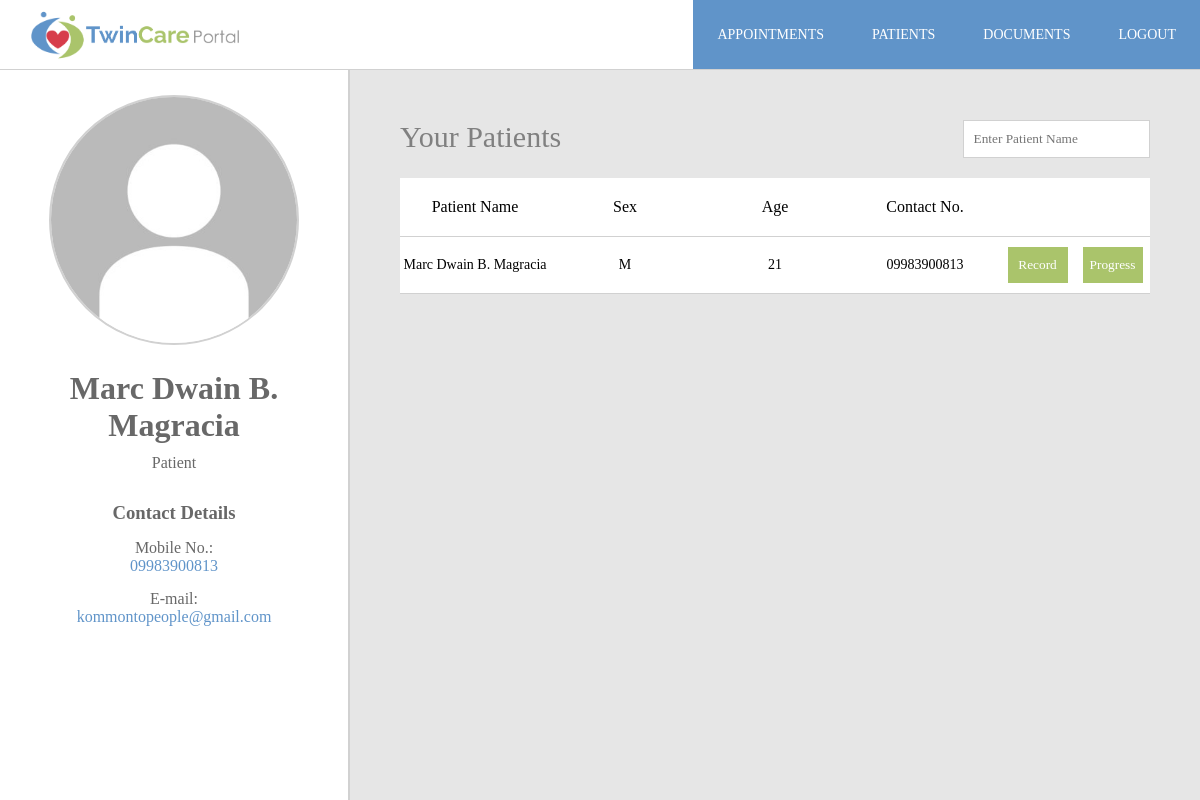
/employee-patients.php (signed in), run on the app's committed database.
### tables this page shows
CREATE TABLE `user_table` (
  `patient_id` int(11) NOT NULL,
  `first_name` varchar(255) NOT NULL,
  `middle_name` varchar(255) NOT NULL,
  `last_name` varchar(255) NOT NULL,
  `email` varchar(255) NOT NULL,
  `password` varchar(1000) NOT NULL,
  `contact_num` varchar(255) NOT NULL,
  `sex` varchar(255) NOT NULL,
  `birthdate` date NOT NULL,
  `medical_record_id` varchar(255) NOT NULL,
  `num_of_appt` int(11) NOT NULL
);

### employee-patients.php (the view, shortened to what this page needs)
<!DOCTYPE html>
<html lang="en">
<head>
    <link rel='stylesheet' type='text/css' href='css/navbar.css'>
    <link rel='stylesheet' type='text/css' href='css/profile.css'>
    <link rel='stylesheet' tyype='text/css' href='css/employee-contents.css'>
</head>
<body>
    <?php include 'extras/employee-navbar.php' ?>
    <?php include 'extras/profile.php' ?>
    <div class='background-container'></div>
    <div class='employee-contents'>
        <div class='e-contents-header'>
            <h2>Your Patients</h2>
            <input type='text' id='search-patient' placeholder='Enter Patient Name'>
        </div>
        <div class='e-contents-table-patients'>
            <div class='e-contents-header-table-patients'>
                <span>Patient Name</span>
                <span>Sex</span>
                <span>Age</span>
                <span>Contact No.</span>
                <span></span>
            </div>
            <div class='patient-tbl'>
                <?php
                include 'php_processes/db_conn.php';
                $query = "SELECT * FROM user_table";
                $result = mysqli_query($conn, $query);
                while ($row = mysqli_fetch_array($result)) {
                    $lastname = $row['last_name'];
                    $middlename = substr($row['middle_name'], 0, 1);
                    $firstname = $row['first_name'];
                    $fullname = "$firstname $middlename. $lastname";
                    $sex = strtoupper(substr($row['sex'], 0, 1));
                    $contact = $row['contact_num'];
                    $birthdate = $row['birthdate'];
                    $from = new DateTime($birthdate);
                    $to = new DateTime('today');
                    $age = $from->diff($to)->y;
                    echo "
                        <div class='e-contents-patients'>
                            <span>$fullname</span>
                            <span>$sex</span>
                            <span>$age</span>
                            <span>$contact</span>
                            <div>
                                <a><button>Record</button></a>
                                <a><button>Progress</button></a>
                            </div>
                        </div>
                    ";
                }
                ?>
            </div>
        </div>
    </div>
</body>
</html>

### css/navbar.css (style rules this page uses)
* { padding: 0; margin: 0; text-decoration: none; list-style: none; box-sizing: border-box; }
:root { --background: #E6E6E6; --blue: #6094C9; --green: #AAC46B; --graytext: #8B8B8B; --grayoutline: rgb(209, 209, 209); }
body { font-family: 'Century Gothic'; }

### css/profile.css (style rules this page uses)
* { padding: 0; margin: 0; box-sizing: border-box; }
:root { --background: #E6E6E6; --blue: #6094C9; --green: #AAC46B; --graytext: #8B8B8B; --grayoutline: rgb(209, 209, 209); }
body { font-size: 20px; }
.background-container { position: fixed; top: 0; left: 0; z-index: -10; width: 100%; height: 100%; padding-top: 80px; background-color: var(--background); }

### css/employee-contents.css (style rules this page uses)
:root { --background: #E6E6E6; --blue: #6094C9; --green: #AAC46B; --graytext: #8B8B8B; --grayoutline: rgb(209, 209, 209); }
.employee-contents { width: calc(100% - 350px); height: auto; position: absolute; z-index: -10; right: 0; top: 70px; padding: 50px; }
.e-contents-header { color: gray; margin-bottom: 20px; display: flex; justify-content: space-between; }
.e-contents-header input { padding: 10px; font-family: 'Century Gothic'; border: 1px solid var(--grayoutline); outline: none; width: 25%; }
.e-contents-header h2 { font-weight: 200; }
.e-contents-table-patients { width: 100%; height: auto; background-color: white; margin-bottom: 40px; }
.e-contents-header-table-patients { display: grid; grid-template-columns: 1fr 1fr 1fr 1fr 1fr; border-bottom: 1px solid var(--grayoutline); }
.e-contents-header-table-patients span { display: flex; justify-content: center; align-items: center; padding: 20px 0px; font-size: 0.8em; text-align: center; text-overflow: ellipsis; white-space: nowrap; overflow: hidden; }
.e-contents-patients { display: grid; grid-template-columns: 1fr 1fr 1fr 1fr 1fr; border-bottom: 1px solid var(--grayoutline); }
.e-contents-patients span { display: flex; justify-content: center; align-items: center; padding: 20px 0px; font-size: 0.7em; text-align: center; }
.e-contents-patients div { display: flex; justify-content: space-around; align-items: center; }
.e-contents-patients div a { padding: 10px; display: flex; justify-content: center; align-items: center; background-color: var(--green); width: 40%; cursor: pointer; }
.e-contents-patients div a button { border: none; background-color: transparent; color: white; cursor: pointer; font-family: 'Century Gothic'; }

### data on the page
user_table: fullname "Marc Dwain B. Magracia", sex "M", birthdate "21", contact_num "09983900813"

### other printed values
$_SESSION['fullname'] "Marc Dwain B. Magracia"
$_SESSION['position'] "Patient"
$_SESSION['contact'] "09983900813"
$_SESSION['email'] "kommontopeople@gmail.com"
